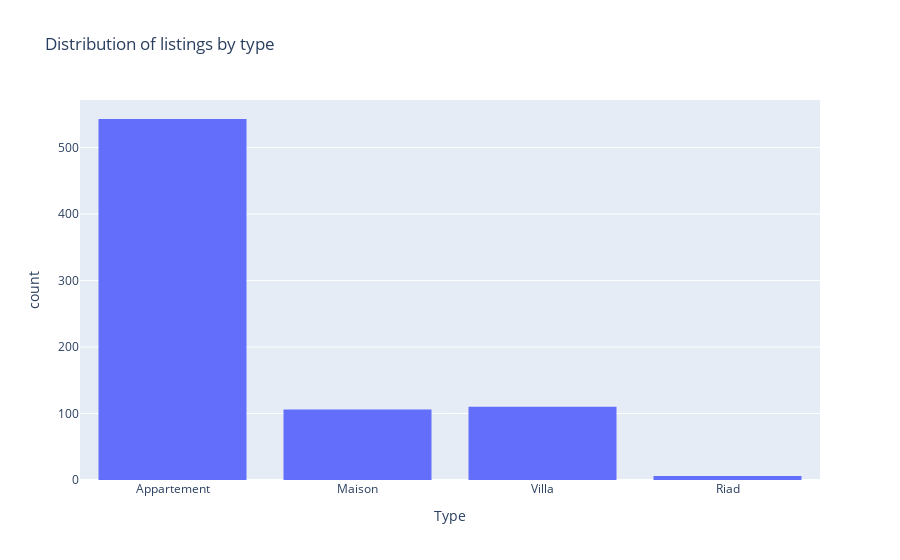

Write notebook code for a chart like this one.
### Code cell
# distribution of listings by type using plotly
fig = px.histogram(data, x='Type', title='Distribution of listings by type')
fig.show()

### Figure 1 — Plotly figure (JSON) as saved in the notebook; plotly's stock layout.template omitted (floating-point values rounded to 4 significant figures; data arrays with more than 128 entries replaced by an {"elided": "..."} marker saying what was removed)
{"data": [{"alignmentgroup": "True", "bingroup": "x", "hovertemplate": "Type=%{x}<br>count=%{y}<extra></extra>", "legendgroup": "", "marker": {"color": "#636efa", "pattern": {"shape": ""}}, "name": "", "offsetgroup": "", "orientation": "v", "showlegend": false, "type": "histogram", "x": {"elided": "765 str values"}, "xaxis": "x", "yaxis": "y"}], "layout": {"barmode": "relative", "legend": {"tracegroupgap": 0}, "title": {"text": "Distribution of listings by type"}, "xaxis": {"anchor": "y", "domain": [0, 1], "title": {"text": "Type"}}, "yaxis": {"anchor": "x", "domain": [0, 1], "title": {"text": "count"}}}}
